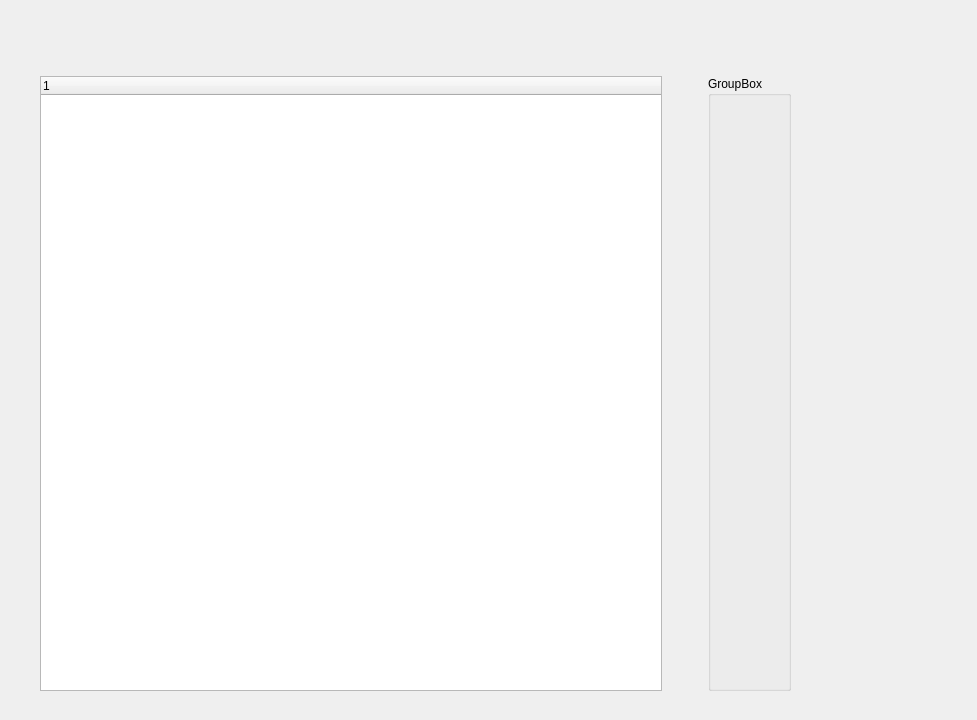
<?xml version="1.0" encoding="UTF-8"?>
<ui version="4.0">
 <class>Dialog</class>
 <widget class="QDialog" name="Dialog">
  <property name="geometry">
   <rect>
    <x>0</x>
    <y>0</y>
    <width>977</width>
    <height>720</height>
   </rect>
  </property>
  <property name="windowTitle">
   <string>Dialog</string>
  </property>
  <widget class="QWidget" name="verticalLayoutWidget">
   <property name="geometry">
    <rect>
     <x>40</x>
     <y>30</y>
     <width>751</width>
     <height>661</height>
    </rect>
   </property>
   <layout class="QVBoxLayout" name="verticalLayout">
    <property name="sizeConstraint">
     <enum>QLayout::SetMinimumSize</enum>
    </property>
    <item>
     <widget class="QFrame" name="frame">
      <property name="frameShape">
       <enum>QFrame::StyledPanel</enum>
      </property>
      <property name="frameShadow">
       <enum>QFrame::Raised</enum>
      </property>
     </widget>
    </item>
    <item>
     <spacer name="verticalSpacer">
      <property name="orientation">
       <enum>Qt::Vertical</enum>
      </property>
      <property name="sizeType">
       <enum>QSizePolicy::Fixed</enum>
      </property>
      <property name="sizeHint" stdset="0">
       <size>
        <width>20</width>
        <height>40</height>
       </size>
      </property>
     </spacer>
    </item>
    <item>
     <layout class="QHBoxLayout" name="horizontalLayout_2">
      <item>
       <widget class="QTreeWidget" name="treeWidget">
        <column>
         <property name="text">
          <string notr="true">1</string>
         </property>
        </column>
       </widget>
      </item>
      <item>
       <spacer name="horizontalSpacer">
        <property name="orientation">
         <enum>Qt::Horizontal</enum>
        </property>
        <property name="sizeType">
         <enum>QSizePolicy::Minimum</enum>
        </property>
        <property name="sizeHint" stdset="0">
         <size>
          <width>40</width>
          <height>20</height>
         </size>
        </property>
       </spacer>
      </item>
      <item>
       <widget class="QGroupBox" name="groupBox">
        <property name="title">
         <string>GroupBox</string>
        </property>
       </widget>
      </item>
     </layout>
    </item>
   </layout>
  </widget>
 </widget>
 <resources/>
 <connections/>
</ui>
